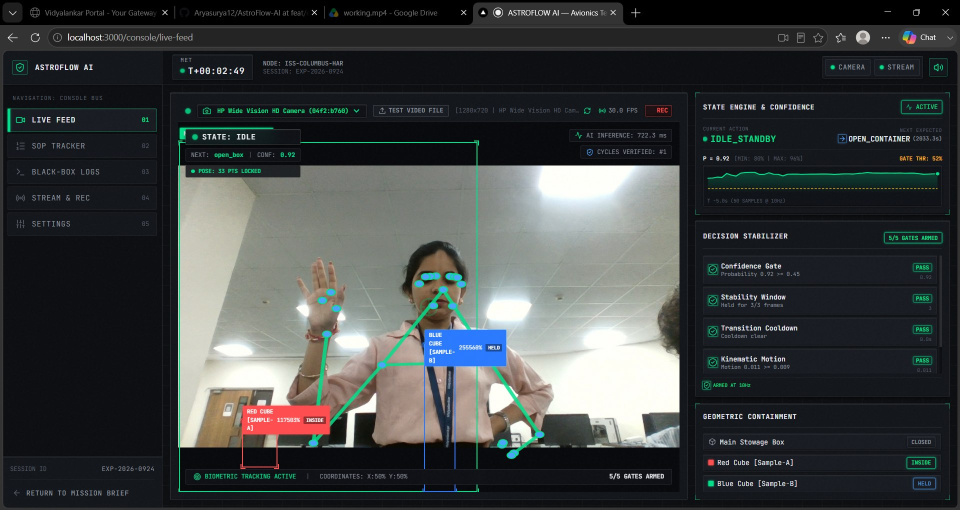
#> input picture assets/page1.jpg, 1920 x 1020 px (shown at 1/2 size); its folder holds only this picture in this run
$ python -i feature_utils.py   (imports and definitions only)
#> lines starting #> are read from the running program, lines starting #| are printed output that depends on the picture; after the words box and inside, x2 and y2 are one past the last pixel; in counts of white or black regions, pixels touching at a corner belong together
#> further down, picture is the input picture: shape (1020, 1920, 3); mean B, G, R 65.5, 65.2, 61.8
import numpy as np
import cv2

# ==============================================================================
# LABELS (7 classes — matching pose_extract.py / pose_extract_advanced.py)
# ==============================================================================
LABELS = [
    "idle",
    "open_box",
    "pick_red",
    "place_red_out",
    "pick_blue",
    "place_blue_in",
    "close_box"
]

# ==============================================================================
# NORMALIZATION HELPERS
# ==============================================================================

# [33 lines left out: functions normalize_pose, normalize_hand, not called in this run]


# ==============================================================================
# COLOR OBJECT DETECTION (HSV-based)
# ==============================================================================

def detect_color_objects(frame):
    """
    Detects red and blue OBJECTS (boxes) via HSV thresholding.

    Three-stage false-positive rejection to avoid detecting threads, bracelets,
    clothing patches, or other small/thin coloured items:
      1. MIN_AREA    : contour must be >= MIN_AREA px² (threads are tiny ~200-800px²)
      2. ASPECT RATIO: bounding box w/h must be between 0.25-4.0 (threads are very
                       elongated; a box is roughly square)
      3. SOLIDITY    : filled_area / convex_hull_area >= 0.50 (threads are sparse
                       line-like shapes; boxes are solid rectangles)

    Returns:
        dict: e.g. {"red": {"center": (cx, cy), "area": float, "box": (x,y,w,h)},
                     "blue": {"center": (cx, cy), "area": float, "box": (x,y,w,h)}}
    """
    MIN_AREA      = 3000   # px² — rejects threads/bracelets (~200-800px²)
    MIN_DIMENSION = 30     # px  — both width and height must exceed this
    MIN_SOLIDITY  = 0.50   # ratio — rejects thin, sparse shapes
    ASPECT_MIN    = 0.25   # width/height — rejects extreme tall-thin shapes
    ASPECT_MAX    = 4.00   # width/height — rejects extreme wide-thin shapes

    hsv = cv2.cvtColor(frame, cv2.COLOR_BGR2HSV)
#> hsv: shape (1020, 1920, 3); mean H, S, V 80.5, 57.7, 71
    detections = {}

    # --- RED (wraps around H=0, so two ranges) ---
    mask_red1 = cv2.inRange(hsv, np.array([0, 100, 80]), np.array([10, 255, 255]))
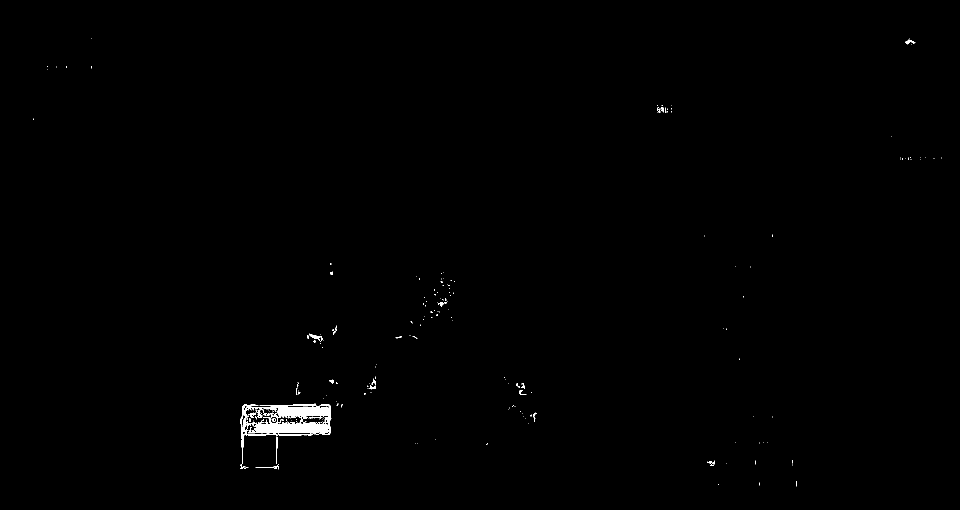
#> mask_red1: shape (1020, 1920) (shown at 1/2 size); 0.47% white; 203 white regions (178 under 20 px), largest, box (x1, y1, x2, y2) and area: (480, 807, 663, 928) 7306, (618, 667, 646, 681) 136, (553, 873, 556, 928) 90
    mask_red2 = cv2.inRange(hsv, np.array([160, 100, 80]), np.array([180, 255, 255]))
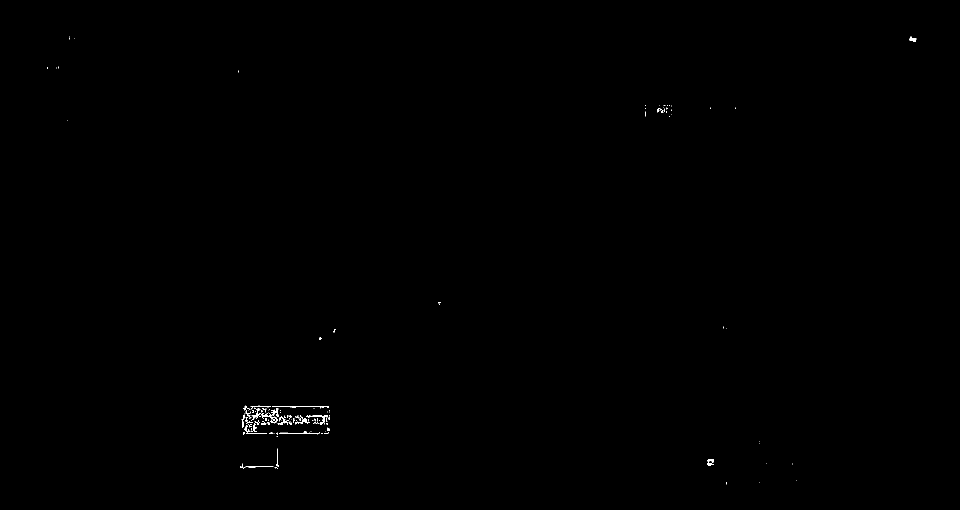
#> mask_red2: shape (1020, 1920) (shown at 1/2 size); 0.15% white in thin lines or dots, all inside (x1, y1, x2, y2) = (95, 73, 1833, 969)
    mask_red = mask_red1 | mask_red2
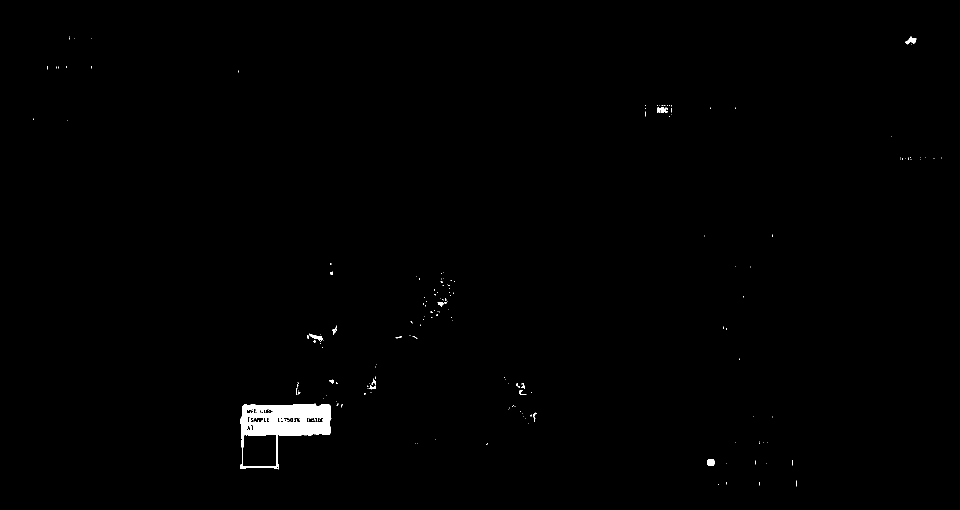
#> mask_red: shape (1020, 1920) (shown at 1/2 size); 0.62% white; 186 white regions (169 under 20 px), largest, box (x1, y1, x2, y2) and area: (480, 807, 663, 939) 10222, (1415, 918, 1429, 932) 182, (1811, 73, 1833, 89) 176

    # --- BLUE / CADBURY SILK PURPLE ---
    mask_blue = cv2.inRange(hsv, np.array([105, 50, 40]), np.array([155, 255, 255]))
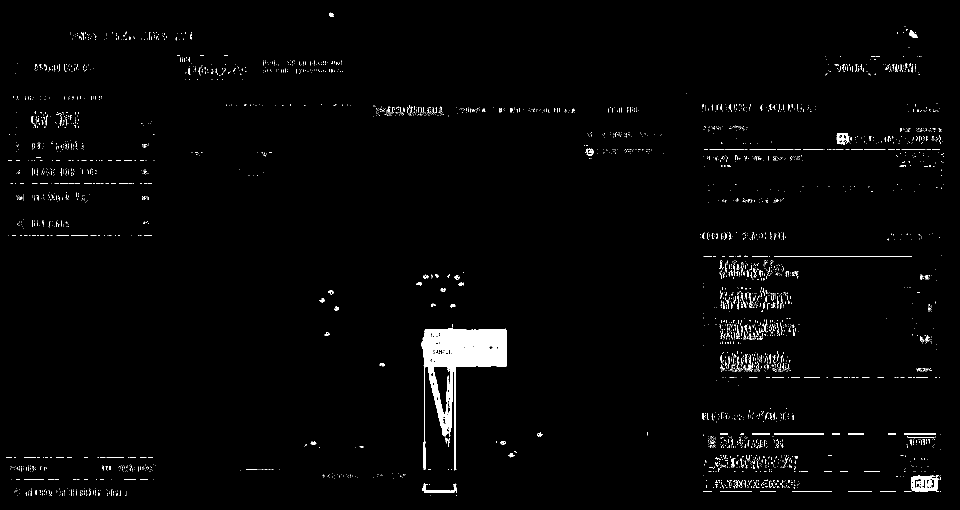
#> mask_blue: shape (1020, 1920) (shown at 1/2 size); 1.8% white; 3450 white regions (3248 under 20 px), largest, box (x1, y1, x2, y2) and area: (843, 656, 1014, 941) 15965, (1822, 950, 1879, 982) 1041, (1548, 512, 1824, 514) 398

    for color_name, mask in [("red", mask_red), ("blue", mask_blue)]:
        # Clean up noise
        kernel = cv2.getStructuringElement(cv2.MORPH_ELLIPSE, (7, 7))
        mask = cv2.morphologyEx(mask, cv2.MORPH_OPEN, kernel)
        mask = cv2.morphologyEx(mask, cv2.MORPH_CLOSE, kernel)

        contours, _ = cv2.findContours(mask, cv2.RETR_EXTERNAL, cv2.CHAIN_APPROX_SIMPLE)
        if not contours:
            continue

        largest = max(contours, key=cv2.contourArea)
        area = cv2.contourArea(largest)

        # 1. Area gate — threads/bracelets are far too small
        if area < MIN_AREA:
            continue

        x, y, w, h = cv2.boundingRect(largest)

        # 2. Minimum dimension — both sides must be substantial
        if w < MIN_DIMENSION or h < MIN_DIMENSION:
            continue

        # 3. Aspect ratio — rejects elongated thread/strip shapes
        aspect = w / (h + 1e-6)
        if not (ASPECT_MIN <= aspect <= ASPECT_MAX):
            continue

        # 4. Solidity — rejects sparse line-like shapes (threads score ~0.1-0.3)
        hull = cv2.convexHull(largest)
        hull_area = cv2.contourArea(hull)
        solidity = area / (hull_area + 1e-6)
        if solidity < MIN_SOLIDITY:
            continue

        cx = x + w // 2
        cy = y + h // 2
        detections[color_name] = {
            "center": (cx, cy),
            "area": area,
            "box": (x, y, w, h)
        }
#> this loop made 2 passes
#> (color_name, area, x, y, w, h, aspect, hull_area) on passes 1 to 2: ('red', 10548, 480, 808, 182, 64, 2.84, 11047.5), ('blue', 12814, 843, 658, 171, 135, 1.27, 17378.5)
#> pass 1, in detect_color_objects, `mask = cv2.morphologyEx(mask, cv2.MORPH_OPEN, kernel)`:
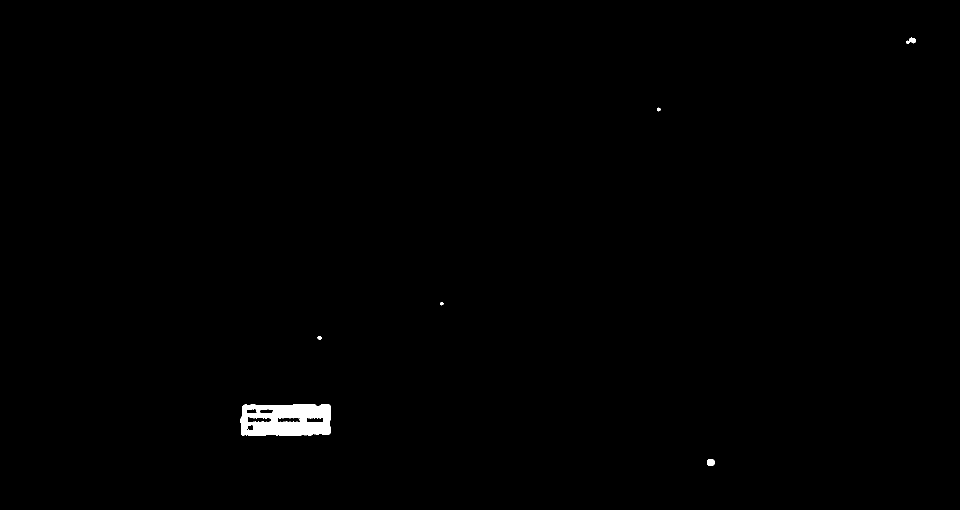
#> mask: shape (1020, 1920) (shown at 1/2 size); 0.5% white; 6 white regions, box (x1, y1, x2, y2) and area: (480, 808, 662, 872) 9401, (1415, 918, 1429, 932) 174, (1812, 75, 1832, 88) 144, (635, 672, 643, 680) 45, (1314, 215, 1321, 223) 40, (880, 604, 887, 611) 33
#> pass 2, in detect_color_objects, `mask = cv2.morphologyEx(mask, cv2.MORPH_OPEN, kernel)`:
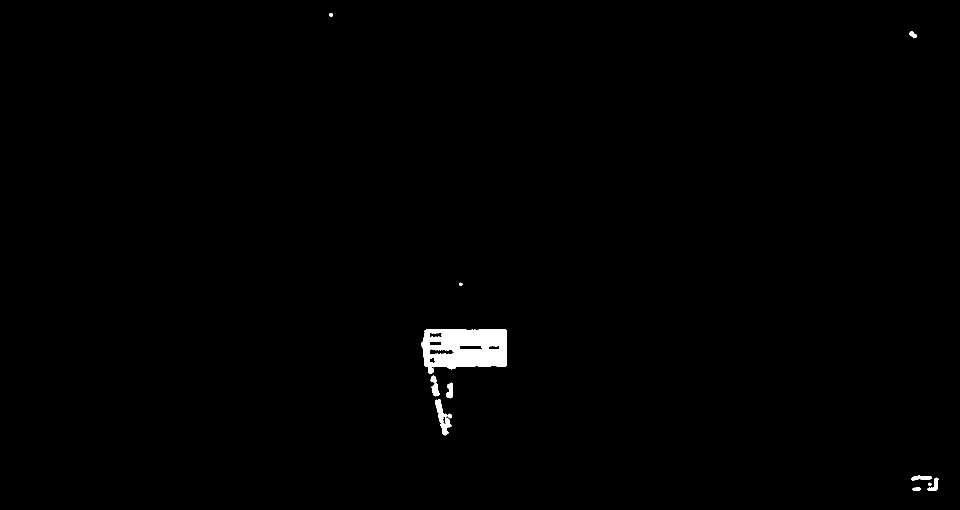
#> mask: shape (1020, 1920) (shown at 1/2 size); 0.71% white; 13 white regions, largest, box (x1, y1, x2, y2) and area: (843, 658, 1014, 748) 11417, (870, 798, 903, 871) 923, (893, 765, 906, 797) 312
#> after the loop, detections = 2 items

    return detections


# ==============================================================================
# OBJECT FEATURES (6-dim)
# ==============================================================================

# [52 lines left out: functions extract_object_features, extract_distance_features, not called in this run]


# ==============================================================================
# FULL FEATURE EXTRACTION (320-dim with velocity)
# ==============================================================================

# Internal state for velocity computation
_prev_base_feat = None


# [129 lines left out: functions reset_velocity_state, extract_full_features, pad_old_features, resample_sequence, not called in this run]

>>> import cv2
>>> picture = cv2.imread('assets/page1.jpg')
>>> result = detect_color_objects(picture)
#> result = 2 items

$ run again, on assets/page2.jpg
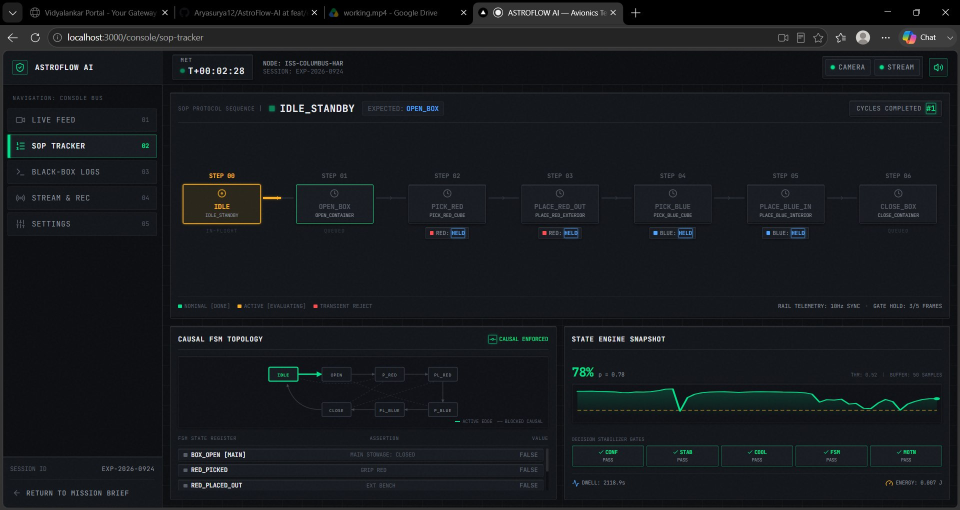
#> input picture assets/page2.jpg, 1920 x 1020 px (shown at 1/2 size)
#> picture is the input picture: shape (1020, 1920, 3); mean B, G, R 29.5, 25.7, 22.8
#> hsv: shape (1020, 1920, 3); mean H, S, V 98.2, 65.4, 30.2
#> in detect_color_objects, `mask_red1 = cv2.inRange(hsv, np.array([0, 100, 80]), np.array([10, 255..`:
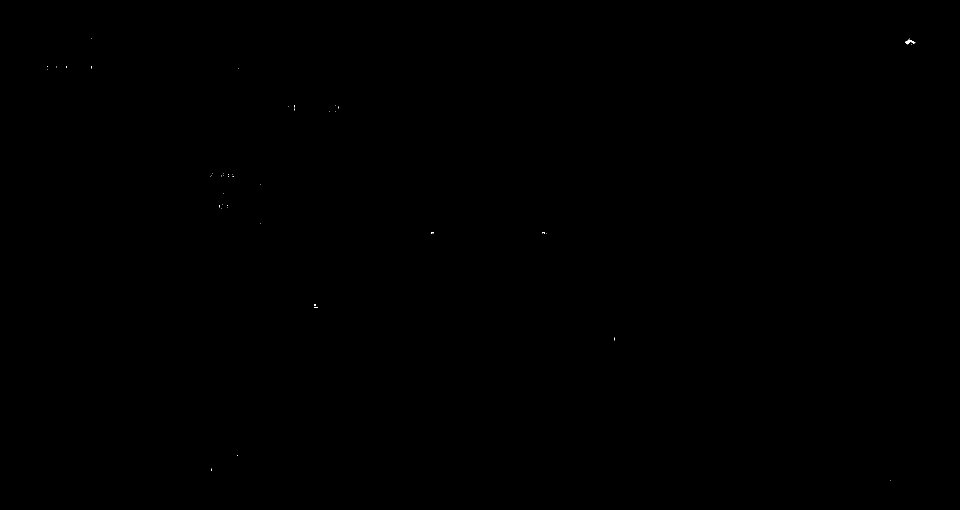
#> mask_red1: shape (1020, 1920) (shown at 1/2 size); 0.01% white in thin lines or dots, all inside (x1, y1, x2, y2) = (95, 76, 1831, 962)
#> mask_red2: shape (1020, 1920); 0.01% white; 22 white regions (18 under 20 px), largest, box (x1, y1, x2, y2) and area: (1819, 73, 1833, 84) 88, (1085, 462, 1093, 470) 50, (860, 462, 867, 470) 41, (627, 609, 635, 616) 33
#> mask_red: shape (1020, 1920); 0.02% white; 52 white regions (48 under 20 px), largest, box (x1, y1, x2, y2) and area: (1811, 73, 1833, 89) 176, (1085, 462, 1093, 470) 64, (860, 462, 867, 470) 56, (627, 609, 635, 616) 56
#> in detect_color_objects, `mask_blue = cv2.inRange(hsv, np.array([105, 50, 40]), np.array([155, 2..`:
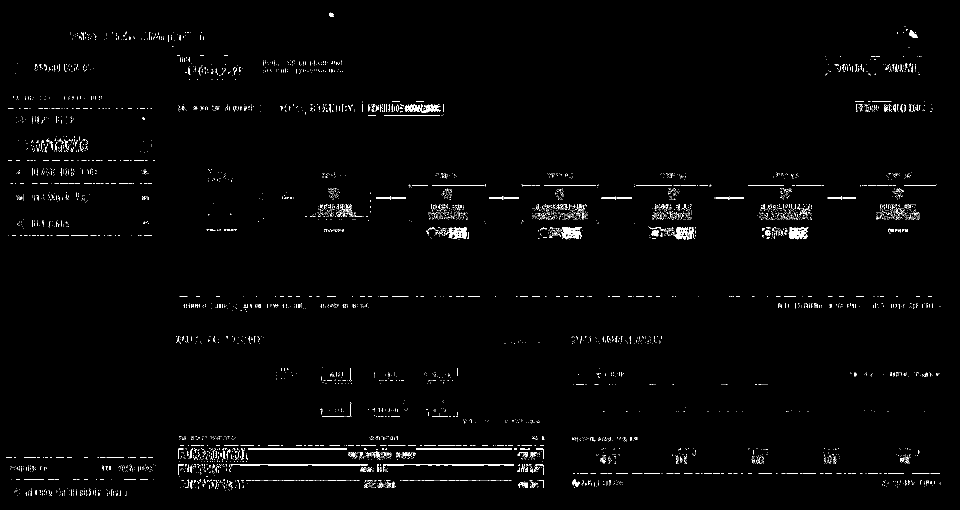
#> mask_blue: shape (1020, 1920) (shown at 1/2 size); 1.4% white in thin lines or dots
#> the loop in detect_color_objects, `for color_name, mask in [("red", mask_red), ("blue", mask_blue)]:` made 2 passes
#> (color_name, area) on passes 1 to 2: ('red', 128.5), ('blue', 246.5)
#> after the loop in detect_color_objects, `for color_name, mask in [("red", mask_red), ("blue", mask_blue)]:`: detections = 0 items
